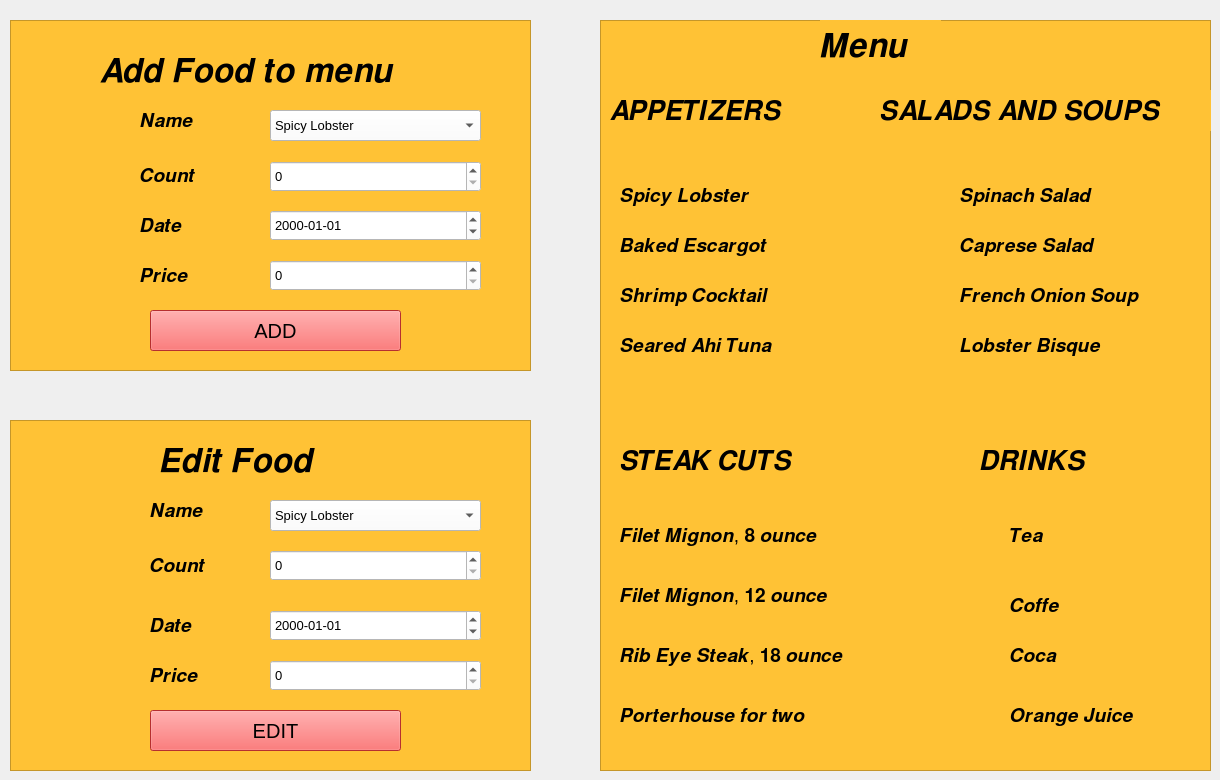
    <widget class="QWidget" name="tab_5">
     <attribute name="title">
      <string>Menu</string>
     </attribute>
     <widget class="QFrame" name="frame_6">
      <property name="geometry">
       <rect>
        <x>600</x>
        <y>20</y>
        <width>611</width>
        <height>751</height>
       </rect>
      </property>
      <property name="styleSheet">
       <string notr="true">background-color: rgb(255, 194, 53)</string>
      </property>
      <property name="frameShape">
       <enum>QFrame::StyledPanel</enum>
      </property>
      <property name="frameShadow">
       <enum>QFrame::Raised</enum>
      </property>
      <widget class="QLabel" name="label_8">
       <property name="geometry">
        <rect>
         <x>220</x>
         <y>0</y>
         <width>121</width>
         <height>51</height>
        </rect>
       </property>
       <property name="styleSheet">
        <string notr="true">font-size: 25pt</string>
       </property>
       <property name="text">
        <string>𝑴𝒆𝒏𝒖</string>
       </property>
      </widget>
      <widget class="QLabel" name="label_16">
       <property name="geometry">
        <rect>
         <x>20</x>
         <y>160</y>
         <width>161</width>
         <height>31</height>
        </rect>
       </property>
       <property name="styleSheet">
        <string notr="true">font-size: 14pt</string>
       </property>
       <property name="text">
        <string>𝑺𝒑𝒊𝒄𝒚 𝑳𝒐𝒃𝒔𝒕𝒆𝒓</string>
       </property>
      </widget>
      <widget class="QLabel" name="label_21">
       <property name="geometry">
        <rect>
         <x>20</x>
         <y>210</y>
         <width>191</width>
         <height>31</height>
        </rect>
       </property>
       <property name="styleSheet">
        <string notr="true">font-size: 14pt</string>
       </property>
       <property name="text">
        <string>𝑩𝒂𝒌𝒆𝒅 𝑬𝒔𝒄𝒂𝒓𝒈𝒐𝒕</string>
       </property>
      </widget>
      <widget class="QLabel" name="label_26">
       <property name="geometry">
        <rect>
         <x>20</x>
         <y>260</y>
         <width>191</width>
         <height>31</height>
        </rect>
       </property>
       <property name="styleSheet">
        <string notr="true">font-size: 14pt</string>
       </property>
       <property name="text">
        <string>𝑺𝒉𝒓𝒊𝒎𝒑 𝑪𝒐𝒄𝒌𝒕𝒂𝒊𝒍</string>
       </property>
      </widget>
      <widget class="QLabel" name="label_31">
       <property name="geometry">
        <rect>
         <x>20</x>
         <y>310</y>
         <width>201</width>
         <height>31</height>
        </rect>
       </property>
       <property name="styleSheet">
        <string notr="true">font-size: 14pt</string>
       </property>
       <property name="text">
        <string>𝑺𝒆𝒂𝒓𝒆𝒅 𝑨𝒉𝒊 𝑻𝒖𝒏𝒂</string>
       </property>
      </widget>
      <widget class="QLabel" name="label_32">
       <property name="geometry">
        <rect>
         <x>20</x>
         <y>500</y>
         <width>261</width>
         <height>31</height>
        </rect>
       </property>
       <property name="styleSheet">
        <string notr="true">font-size: 14pt</string>
       </property>
       <property name="text">
        <string>𝑭𝒊𝒍𝒆𝒕 𝑴𝒊𝒈𝒏𝒐𝒏, 𝟖 𝒐𝒖𝒏𝒄𝒆</string>
       </property>
      </widget>
      <widget class="QLabel" name="label_33">
       <property name="geometry">
        <rect>
         <x>20</x>
         <y>560</y>
         <width>281</width>
         <height>31</height>
        </rect>
       </property>
       <property name="styleSheet">
        <string notr="true">font-size: 14pt</string>
       </property>
       <property name="text">
        <string>𝑭𝒊𝒍𝒆𝒕 𝑴𝒊𝒈𝒏𝒐𝒏, 𝟏𝟐 𝒐𝒖𝒏𝒄𝒆</string>
       </property>
      </widget>
      <widget class="QLabel" name="label_34">
       <property name="geometry">
        <rect>
         <x>20</x>
         <y>620</y>
         <width>281</width>
         <height>31</height>
        </rect>
       </property>
       <property name="styleSheet">
        <string notr="true">font-size: 14pt</string>
       </property>
       <property name="text">
        <string>𝑹𝒊𝒃 𝑬𝒚𝒆 𝑺𝒕𝒆𝒂𝒌, 𝟏𝟖 𝒐𝒖𝒏𝒄𝒆</string>
       </property>
      </widget>
      <widget class="QLabel" name="label_35">
       <property name="geometry">
        <rect>
         <x>20</x>
         <y>670</y>
         <width>251</width>
         <height>51</height>
        </rect>
       </property>
       <property name="styleSheet">
        <string notr="true">font-size: 14pt</string>
       </property>
       <property name="text">
        <string>𝑷𝒐𝒓𝒕𝒆𝒓𝒉𝒐𝒖𝒔𝒆 𝒇𝒐𝒓 𝒕𝒘𝒐</string>
       </property>
      </widget>
      <widget class="QLabel" name="label_36">
       <property name="geometry">
        <rect>
         <x>360</x>
         <y>160</y>
         <width>171</width>
         <height>31</height>
        </rect>
       </property>
       <property name="styleSheet">
        <string notr="true">font-size: 14pt</string>
       </property>
       <property name="text">
        <string>𝑺𝒑𝒊𝒏𝒂𝒄𝒉 𝑺𝒂𝒍𝒂𝒅</string>
       </property>
      </widget>
      <widget class="QLabel" name="label_37">
       <property name="geometry">
        <rect>
         <x>360</x>
         <y>210</y>
         <width>171</width>
         <height>31</height>
        </rect>
       </property>
       <property name="styleSheet">
        <string notr="true">font-size: 14pt</string>
       </property>
       <property name="text">
        <string>𝑪𝒂𝒑𝒓𝒆𝒔𝒆 𝑺𝒂𝒍𝒂𝒅</string>
       </property>
      </widget>
      <widget class="QLabel" name="label_38">
       <property name="geometry">
        <rect>
         <x>360</x>
         <y>260</y>
         <width>231</width>
         <height>31</height>
        </rect>
       </property>
       <property name="styleSheet">
        <string notr="true">font-size: 14pt</string>
       </property>
       <property name="text">
        <string>𝑭𝒓𝒆𝒏𝒄𝒉 𝑶𝒏𝒊𝒐𝒏 𝑺𝒐𝒖𝒑</string>
       </property>
      </widget>
      <widget class="QLabel" name="label_39">
       <property name="geometry">
        <rect>
         <x>360</x>
         <y>310</y>
         <width>181</width>
         <height>31</height>
        </rect>
       </property>
       <property name="styleSheet">
        <string notr="true">font-size: 14pt</string>
       </property>
       <property name="text">
        <string>𝑳𝒐𝒃𝒔𝒕𝒆𝒓 𝑩𝒊𝒔𝒒𝒖𝒆</string>
       </property>
      </widget>
      <widget class="QLabel" name="label_40">
       <property name="geometry">
        <rect>
         <x>410</x>
         <y>500</y>
         <width>51</width>
         <height>31</height>
        </rect>
       </property>
       <property name="styleSheet">
        <string notr="true">font-size: 14pt</string>
       </property>
       <property name="text">
        <string>𝑻𝒆𝒂</string>
       </property>
      </widget>
      <widget class="QLabel" name="label_41">
       <property name="geometry">
        <rect>
         <x>410</x>
         <y>570</y>
         <width>81</width>
         <height>31</height>
        </rect>
       </property>
       <property name="styleSheet">
        <string notr="true">font-size: 14pt</string>
       </property>
       <property name="text">
        <string>𝑪𝒐𝒇𝒇𝒆</string>
       </property>
      </widget>
      <widget class="QLabel" name="label_42">
       <property name="geometry">
        <rect>
         <x>410</x>
         <y>620</y>
         <width>61</width>
         <height>31</height>
        </rect>
       </property>
       <property name="styleSheet">
        <string notr="true">font-size: 14pt</string>
       </property>
       <property name="text">
        <string>𝑪𝒐𝒄𝒂</string>
       </property>
      </widget>
      <widget class="QLabel" name="label_43">
       <property name="geometry">
        <rect>
         <x>410</x>
         <y>680</y>
         <width>161</width>
         <height>31</height>
        </rect>
       </property>
       <property name="styleSheet">
        <string notr="true">font-size: 14pt</string>
       </property>
       <property name="text">
        <string>𝑶𝒓𝒂𝒏𝒈𝒆 𝑱𝒖𝒊𝒄𝒆</string>
       </property>
      </widget>
      <widget class="QLabel" name="label_12">
       <property name="geometry">
        <rect>
         <x>10</x>
         <y>70</y>
         <width>211</width>
         <height>41</height>
        </rect>
       </property>
       <property name="styleSheet">
        <string notr="true">font-size: 20pt</string>
       </property>
       <property name="text">
        <string>𝑨𝑷𝑷𝑬𝑻𝑰𝒁𝑬𝑹𝑺</string>
       </property>
      </widget>
      <widget class="QLabel" name="label_22">
       <property name="geometry">
        <rect>
         <x>280</x>
         <y>70</y>
         <width>331</width>
         <height>41</height>
        </rect>
       </property>
       <property name="styleSheet">
        <string notr="true">font-size: 20pt</string>
       </property>
       <property name="text">
        <string>𝑺𝑨𝑳𝑨𝑫𝑺 𝑨𝑵𝑫 𝑺𝑶𝑼𝑷𝑺</string>
       </property>
      </widget>
      <widget class="QLabel" name="label_17">
       <property name="geometry">
        <rect>
         <x>20</x>
         <y>420</y>
         <width>211</width>
         <height>41</height>
        </rect>
       </property>
       <property name="styleSheet">
        <string notr="true">font-size: 20pt</string>
       </property>
       <property name="text">
        <string>𝑺𝑻𝑬𝑨𝑲 𝑪𝑼𝑻𝑺</string>
       </property>
      </widget>
      <widget class="QLabel" name="label_27">
       <property name="geometry">
        <rect>
         <x>380</x>
         <y>410</y>
         <width>131</width>
         <height>61</height>
        </rect>
       </property>
       <property name="styleSheet">
        <string notr="true">font-size: 20pt</string>
       </property>
       <property name="text">
        <string>𝑫𝑹𝑰𝑵𝑲𝑺</string>
       </property>
      </widget>
     </widget>
     <widget class="QFrame" name="frame_7">
      <property name="geometry">
       <rect>
        <x>10</x>
        <y>20</y>
        <width>521</width>
        <height>351</height>
       </rect>
      </property>
      <property name="styleSheet">
       <string notr="true">background-color: rgb(255, 194, 53)</string>
      </property>
      <property name="frameShape">
       <enum>QFrame::StyledPanel</enum>
      </property>
      <property name="frameShadow">
       <enum>QFrame::Raised</enum>
      </property>
      <widget class="QLabel" name="label_9">
       <property name="geometry">
        <rect>
         <x>90</x>
         <y>20</y>
         <width>381</width>
         <height>61</height>
        </rect>
       </property>
       <property name="styleSheet">
        <string notr="true">font-size: 25pt</string>
       </property>
       <property name="text">
        <string>𝑨𝒅𝒅 𝑭𝒐𝒐𝒅 𝒕𝒐 𝒎𝒆𝒏𝒖</string>
       </property>
      </widget>
      <widget class="QPushButton" name="pushButton_4">
       <property name="geometry">
        <rect>
         <x>140</x>
         <y>290</y>
         <width>251</width>
         <height>41</height>
        </rect>
       </property>
       <property name="styleSheet">
        <string notr="true">background-color: rgb(255, 66, 66); font-size: 15pt</string>
       </property>
       <property name="text">
        <string>ADD</string>
       </property>
      </widget>
      <widget class="QLabel" name="label_44">
       <property name="geometry">
        <rect>
         <x>130</x>
         <y>90</y>
         <width>71</width>
         <height>21</height>
        </rect>
       </property>
       <property name="styleSheet">
        <string notr="true">font-size: 14pt</string>
       </property>
       <property name="text">
        <string>𝑵𝒂𝒎𝒆</string>
       </property>
      </widget>
      <widget class="QLabel" name="label_45">
       <property name="geometry">
        <rect>
         <x>130</x>
         <y>240</y>
         <width>81</width>
         <height>31</height>
        </rect>
       </property>
       <property name="styleSheet">
        <string notr="true">font-size: 14pt</string>
       </property>
       <property name="text">
        <string>𝑷𝒓𝒊𝒄𝒆</string>
       </property>
      </widget>
      <widget class="QLabel" name="label_46">
       <property name="geometry">
        <rect>
         <x>130</x>
         <y>190</y>
         <width>61</width>
         <height>31</height>
        </rect>
       </property>
       <property name="styleSheet">
        <string notr="true">font-size: 14pt</string>
       </property>
       <property name="text">
        <string>𝑫𝒂𝒕𝒆</string>
       </property>
      </widget>
      <widget class="QLabel" name="label_47">
       <property name="geometry">
        <rect>
         <x>130</x>
         <y>140</y>
         <width>71</width>
         <height>31</height>
        </rect>
       </property>
       <property name="styleSheet">
        <string notr="true">font-size: 14pt</string>
       </property>
       <property name="text">
        <string>𝑪𝒐𝒖𝒏𝒕</string>
       </property>
      </widget>
      <widget class="QComboBox" name="comboBox">
       <property name="geometry">
        <rect>
         <x>260</x>
         <y>90</y>
         <width>211</width>
         <height>31</height>
        </rect>
       </property>
       <property name="styleSheet">
        <string notr="true">background-color: rgb(255, 255, 255); font-size: 10pt</string>
       </property>
       <item>
        <property name="text">
         <string>Spicy Lobster</string>
        </property>
       </item>
       <item>
        <property name="text">
         <string>Baked Escargot</string>
        </property>
       </item>
       <item>
        <property name="text">
         <string>Shrimp Cocktail</string>
        </property>
       </item>
       <item>
        <property name="text">
         <string>Seared Ahi Tuna</string>
        </property>
       </item>
       <item>
        <property name="text">
         <string>Filet Mignon, 8ounce</string>
        </property>
       </item>
       <item>
        <property name="text">
         <string>Filet Mignon, 12ounce</string>
        </property>
       </item>
       <item>
        <property name="text">
         <string>Rib Eye Steak, 18ounce</string>
        </property>
       </item>
       <item>
        <property name="text">
         <string>Porterhouse for two</string>
        </property>
       </item>
       <item>
        <property name="text">
         <string>Spinach Salad</string>
        </property>
       </item>
       <item>
        <property name="text">
         <string>Caprese Salad</string>
        </property>
       </item>
       <item>
        <property name="text">
         <string>French Onion Soup</string>
        </property>
       </item>
       <item>
        <property name="text">
         <string>Lobster Bisque</string>
        </property>
       </item>
       <item>
        <property name="text">
         <string>Tea</string>
        </property>
       </item>
       <item>
        <property name="text">
         <string>Coffe</string>
        </property>
       </item>
       <item>
        <property name="text">
         <string>Coca</string>
        </property>
       </item>
       <item>
        <property name="text">
         <string>Orange Juice</string>
        </property>
       </item>
      </widget>
      <widget class="QSpinBox" name="spinBox">
       <property name="geometry">
        <rect>
         <x>260</x>
         <y>141</y>
         <width>211</width>
         <height>31</height>
        </rect>
       </property>
       <property name="styleSheet">
        <string notr="true">background-color: rgb(255, 255, 255); font-size: 10pt</string>
       </property>
      </widget>
      <widget class="QDateEdit" name="dateEdit">
       <property name="geometry">
        <rect>
         <x>260</x>
         <y>190</y>
         <width>211</width>
         <height>31</height>
        </rect>
       </property>
       <property name="styleSheet">
        <string notr="true">background-color: rgb(255, 255, 255); font-size: 10pt</string>
       </property>
       <property name="displayFormat">
        <string>yyyy-MM-dd</string>
       </property>
      </widget>
      <widget class="QSpinBox" name="spinBox_2">
       <property name="geometry">
        <rect>
         <x>260</x>
         <y>240</y>
         <width>211</width>
         <height>31</height>
        </rect>
       </property>
       <property name="styleSheet">
        <string notr="true">background-color: rgb(255, 255, 255); font-size: 10pt</string>
       </property>
      </widget>
     </widget>
     <widget class="QFrame" name="frame_8">
      <property name="geometry">
       <rect>
        <x>10</x>
        <y>420</y>
        <width>521</width>
        <height>351</height>
       </rect>
      </property>
      <property name="styleSheet">
       <string notr="true">background-color: rgb(255, 194, 53)</string>
      </property>
      <property name="frameShape">
       <enum>QFrame::StyledPanel</enum>
      </property>
      <property name="frameShadow">
       <enum>QFrame::Raised</enum>
      </property>
      <widget class="QLabel" name="label_10">
       <property name="geometry">
        <rect>
         <x>150</x>
         <y>10</y>
         <width>211</width>
         <height>61</height>
        </rect>
       </property>
       <property name="styleSheet">
        <string notr="true">font-size: 25pt</string>
       </property>
       <property name="text">
        <string>𝑬𝒅𝒊𝒕 𝑭𝒐𝒐𝒅</string>
       </property>
      </widget>
      <widget class="QPushButton" name="pushButton_5">
       <property name="geometry">
        <rect>
         <x>140</x>
         <y>290</y>
         <width>251</width>
         <height>41</height>
        </rect>
       </property>
       <property name="styleSheet">
        <string notr="true">background-color: rgb(255, 66, 66); font-size: 15pt</string>
       </property>
       <property name="text">
        <string>EDIT</string>
       </property>
      </widget>
      <widget class="QLabel" name="label_49">
       <property name="geometry">
        <rect>
         <x>140</x>
         <y>240</y>
         <width>81</width>
         <height>31</height>
        </rect>
       </property>
       <property name="styleSheet">
        <string notr="true">font-size: 14pt</string>
       </property>
       <property name="text">
        <string>𝑷𝒓𝒊𝒄𝒆</string>
       </property>
      </widget>
      <widget class="QDateEdit" name="dateEdit_2">
       <property name="geometry">
        <rect>
         <x>260</x>
         <y>190</y>
         <width>211</width>
         <height>31</height>
        </rect>
       </property>
       <property name="styleSheet">
        <string notr="true">background-color: rgb(255, 255, 255); font-size: 10pt</string>
       </property>
       <property name="displayFormat">
        <string>yyyy-MM-dd</string>
       </property>
      </widget>
      <widget class="QLabel" name="label_52">
       <property name="geometry">
        <rect>
         <x>140</x>
         <y>190</y>
         <width>61</width>
         <height>31</height>
        </rect>
       </property>
       <property name="styleSheet">
        <string notr="true">font-size: 14pt</string>
       </property>
       <property name="text">
        <string>𝑫𝒂𝒕𝒆</string>
       </property>
      </widget>
      <widget class="QComboBox" name="comboBox_2">
       <property name="geometry">
        <rect>
         <x>260</x>
         <y>80</y>
         <width>211</width>
         <height>31</height>
        </rect>
       </property>
       <property name="styleSheet">
        <string notr="true">background-color: rgb(255, 255, 255); font-size: 10pt</string>
       </property>
       <item>
        <property name="text">
         <string>Spicy Lobster</string>
        </property>
       </item>
       <item>
        <property name="text">
         <string>Baked Escargot</string>
        </property>
       </item>
       <item>
        <property name="text">
         <string>Shrimp Cocktail</string>
        </property>
       </item>
       <item>
        <property name="text">
         <string>Seared Ahi Tuna</string>
        </property>
       </item>
       <item>
        <property name="text">
         <string>Filet Mignon, 8ounce</string>
        </property>
       </item>
       <item>
        <property name="text">
         <string>Filet Mignon, 12ounce</string>
        </property>
       </item>
       <item>
        <property name="text">
         <string>Rib Eye Steak, 18ounce</string>
        </property>
       </item>
       <item>
        <property name="text">
         <string>Porterhouse for two</string>
        </property>
       </item>
       <item>
        <property name="text">
         <string>Spinach Salad</string>
        </property>
       </item>
       <item>
        <property name="text">
         <string>Caprese Salad</string>
        </property>
       </item>
       <item>
        <property name="text">
         <string>French Onion Soup</string>
        </property>
       </item>
       <item>
        <property name="text">
         <string>Lobster Bisque</string>
        </property>
       </item>
       <item>
        <property name="text">
         <string>Tea</string>
        </property>
       </item>
       <item>
        <property name="text">
         <string>Coffe</string>
        </property>
       </item>
       <item>
        <property name="text">
         <string>Coca</string>
        </property>
       </item>
       <item>
        <property name="text">
         <string>Orange Juice</string>
        </property>
       </item>
      </widget>
      <widget class="QLabel" name="label_50">
       <property name="geometry">
        <rect>
         <x>140</x>
         <y>80</y>
         <width>71</width>
         <height>21</height>
        </rect>
       </property>
       <property name="styleSheet">
        <string notr="true">font-size: 14pt</string>
       </property>
       <property name="text">
        <string>𝑵𝒂𝒎𝒆</string>
       </property>
      </widget>
      <widget class="QSpinBox" name="spinBox_3">
       <property name="geometry">
        <rect>
         <x>260</x>
         <y>240</y>
         <width>211</width>
         <height>31</height>
        </rect>
       </property>
       <property name="styleSheet">
        <string notr="true">background-color: rgb(255, 255, 255); font-size: 10pt</string>
       </property>
      </widget>
      <widget class="QLabel" name="label_51">
       <property name="geometry">
        <rect>
         <x>140</x>
         <y>130</y>
         <width>71</width>
         <height>31</height>
        </rect>
       </property>
       <property name="styleSheet">
        <string notr="true">font-size: 14pt</string>
       </property>
       <property name="text">
        <string>𝑪𝒐𝒖𝒏𝒕</string>
       </property>
      </widget>
      <widget class="QSpinBox" name="spinBox_4">
       <property name="geometry">
        <rect>
         <x>260</x>
         <y>130</y>
         <width>211</width>
         <height>31</height>
        </rect>
       </property>
       <property name="styleSheet">
        <string notr="true">background-color: rgb(255, 255, 255); font-size: 10pt</string>
       </property>
      </widget>
     </widget>
    </widget>
